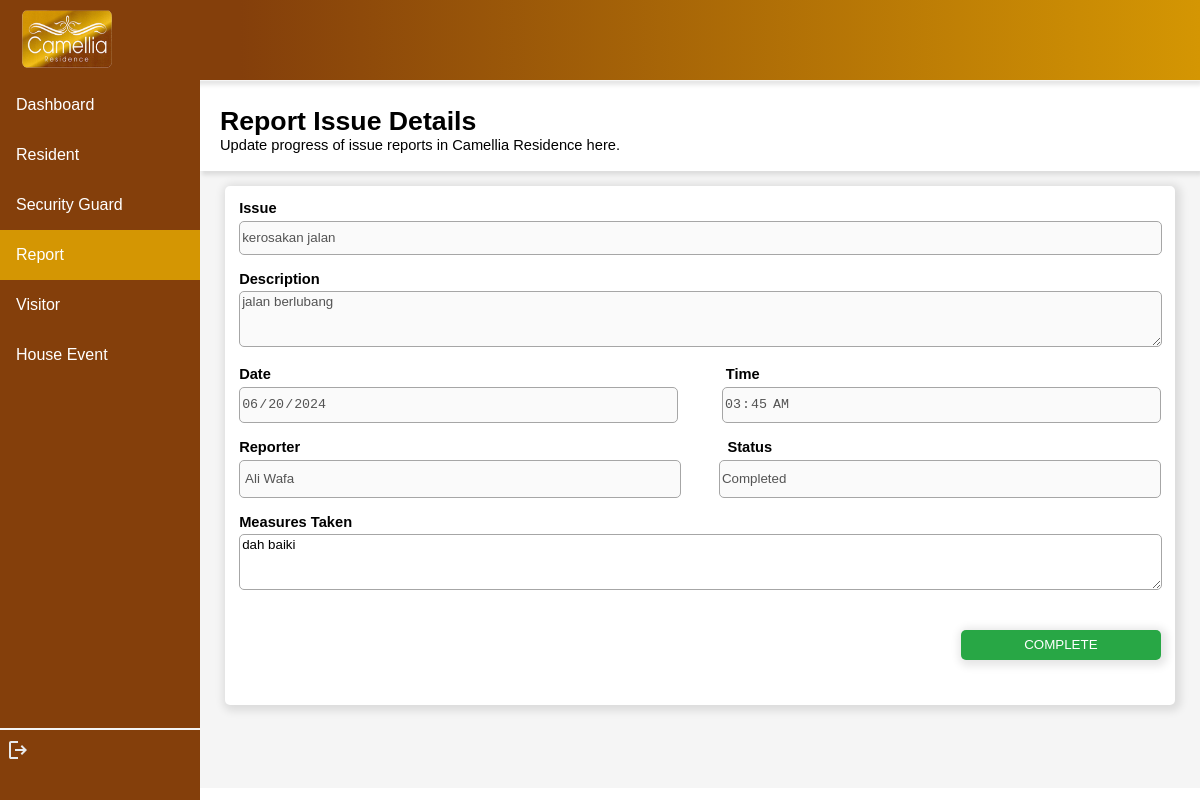
The page /camelliaresidence/adminreport/updateissue/AD-01/6 on the database its author committed.
### residentialvisitor/models.py (models this page shows)
class ReportIssue(models.Model):
    issueName = models.TextField(max_length=255)
    description = models.TextField(max_length=255)
    date = models.DateField()
    time = models.TimeField()
    status = models.TextField(max_length=10, default='Submitted') #Submitted / In progress / Completed
    measuresTaken = models.TextField(max_length=255, null=True)
    resID = models.ForeignKey(Resident, on_delete=models.CASCADE, null=True)
    guardID = models.ForeignKey(Guard, on_delete=models.CASCADE, null=True)
    adminID = models.ForeignKey(Admin, on_delete=models.CASCADE, null=True)

class Guard(models.Model):
    guardID = models.CharField(max_length=5, primary_key=True)
    guardName = models.TextField(max_length=255)
    guardPhoneno = models.CharField(max_length=20)
    guardPost = models.CharField(max_length=6, default="Post 1")
    guardShift = models.CharField(max_length=15, default="Day Shift")
    guardPassword = models.CharField(max_length=10)

### residentialvisitor/views.py (the view, shortened to what this page needs)
# urls.py: path('adminreport/updateissue/<str:adminID>/<str:id>', views.adminupdate_issue, name='adminupdate_issue'),
def adminupdate_issue(request, adminID, id):
    if request.method == "GET":
        myadmin = Admin.objects.get(adminID=adminID)
        myissue = ReportIssue.objects.get(id=id)
        dict = {
            'myadmin':myadmin,
            'myissue':myissue
        }
        return render(request, 'adminupdate_issue.html', dict)

### residentialvisitor/templates/adminupdate_issue.html (shortened to what this page needs)
<!DOCTYPE html>
<html lang="en">
<head>
</head>
<body>
    {% load static %}
    <header>
        <img src="{% static 'logo.png' %}" alt="" width="90px" height="58px" style="float: left; margin-left: 1%;">
    </header>
    <div class="sidenav">
        <a href="{% url 'admin_dashboard' myadmin.adminID %}" id="page">Dashboard</a>
        <a href="{% url 'admin_resident' myadmin.adminID %}" id="page">Resident</a>
        <a href="{% url 'admin_guard' myadmin.adminID %}" id="page">Security Guard</a>
        <a href="{% url 'admin_report' myadmin.adminID %}" class="active" id="page">Report</a>
        <a href="{% url 'admin_visitor' myadmin.adminID %}" id="page">Visitor</a>
        <a href="{% url 'admin_event' myadmin.adminID %}" id="page">House Event</a>
        <br>
        <hr>
        <a href="{% url 'guard_login' %}" style="margin-left: 3%;"><svg xmlns="http://www.w3.org/2000/svg" height="24px" viewBox="0 -960 960 960" width="24px" fill="#e8eaed"><path d="M200-120q-33 0-56.5-23.5T120-200v-560q0-33 23.5-56.5T200-840h280v80H200v560h280v80H200Zm440-160-55-58 102-102H360v-80h327L585-622l55-58 200 200-200 200Z"/></svg></a>
    </div>
    <div class="content">
        <div id="title">
            <p><span style="font-size: 20pt; font-weight: bold;">Report Issue Details<br></span>Update progress of issue reports in Camellia Residence here.</p>
        </div>
        <div style="margin: 1%; justify-content: center; height: max-content;">
            <div class="info" style="height: 500px;">
                <form action="" method="post" style="font-weight: bold; padding: 0.5%;">
                    Issue <br><input type="text" name="issueName" required style="width: 99.5%;" value="{{myissue.issueName}}" disabled><br><br>
                    Description <br>
                    <textarea name="description" style="height: 50px; width: 99.5%; font-family: Verdana, Geneva, Tahoma, sans-serif;" disabled>{{myissue.description}}</textarea><br><br>
                    <span style="margin-right: 48.9%;">Date</span> Time <br>
                    <input type="date" name="date" required style="width: 47.3%; margin-right: 3.85%; height: 34px;" value="{{myissue.date|date:'Y-m-d'}}" disabled>
                    <input type="time" name="time" required style="width: 47.3%; float: right; height: 34px;" value="{{myissue.time|date:'H:i'}}" disabled><br><br>
                    <span style="margin-right: 45.9%;">Reporter</span> Status <br>
                    <input type="text" required style="width: 47.3%; margin-right: 3.85%; height: 34px;" value="{{myissue.resID.resName}} {{myissue.guardID.guardName}}" disabled>
                    <input type="text" required style="width: 47.3%; float: right; height: 34px;" value="{{myissue.status}}" disabled><br><br>
                    Measures Taken <br>
                    <textarea name="measuresTaken" style="height: 50px; width: 99.5%; font-family: Verdana, Geneva, Tahoma, sans-serif;">{{myissue.measuresTaken}}</textarea><br><br><br>
                    <input type="submit" value="COMPLETE" id="submitbut">
                </form>
        </div>
    </div>
</body>
</html>

### residentialvisitor/templates/adminupdate_issue.html (style rules this page uses)
body { margin: 0%; top: 0; font-family: Verdana, Geneva, Tahoma, sans-serif; }
header { background-image: linear-gradient(270deg, rgba(212, 150, 3, 1) 0%, rgba(132, 63, 11, 1) 80%); height: 70px; border-bottom: 1px solid whitesmoke; padding-top: 10px; padding-left: 10px; top: 0; position: sticky; background-color: white; box-shadow: 2px 4px 4px rgba(0, 0, 0, 0.1); }
.sidenav { height: 100%; width: 200px; position: fixed; z-index: 1; top: 80px; left: 0; background-color: #843F0B; overflow-x: hidden; }
.sidenav #page { display: block; color: white; padding: 16px; text-decoration: none; }
.sidenav #page.active { background-color: #d49603; color: white; }
div.content { margin-left: 200px; height: 707px; background-color: whitesmoke; font-size: 11pt; }
#title { background-color: white; box-shadow: 2px 4px 4px rgba(0, 0, 0, 0.1); height: 80px; padding-left: 2%; padding-top: 1%; }
.info { background-color: white; box-shadow: 2px 2px 8px 4px rgba(0, 0, 0, 0.1); border-radius: 5px; padding: 1%; margin: 1.5%; }
hr { border: 0.5px solid whitesmoke; margin-top: 330px; }
input,textarea,select:hover { cursor: pointer; }
input,textarea,select { height: 30px; border-radius: 5px; border: 1px solid #a6a6a6; margin-top: 0.5%; }
#submitbut { float: right; width: 200px; height: 30px; border-radius: 5px; box-shadow: 2px 2px 8px 4px rgba(0, 0, 0, 0.1); border: 0; background-color: #28a745; color: white; }

### rows shown on the page
ReportIssue: issueName "kerosakan jalan", description "jalan berlubang", date "06/20/2024", time "03:45", guardID.guardName "Ali Wafa", status "Completed", measuresTaken "dah baiki"
